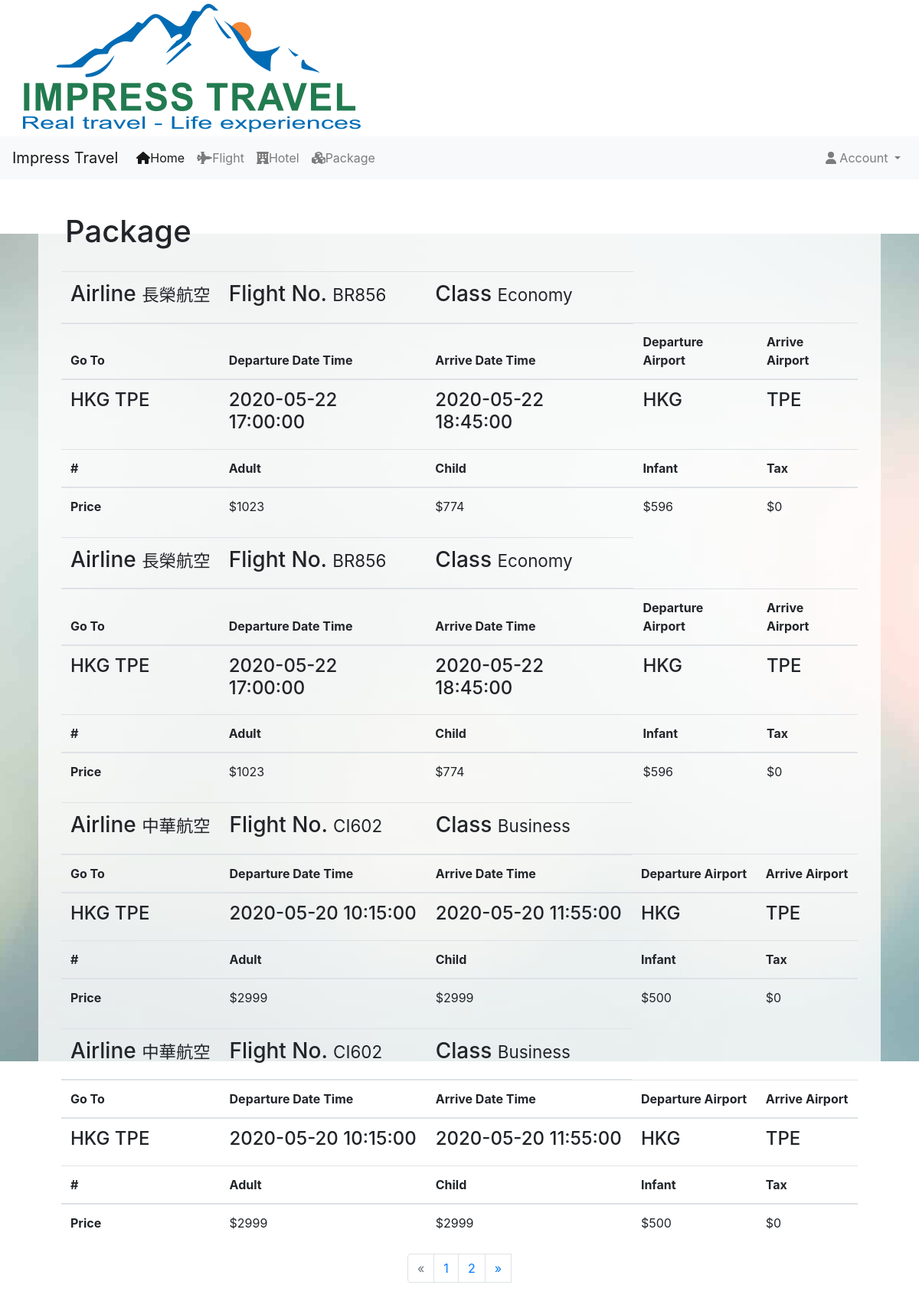
The page /list_package.php on the database its author committed.
### tables this page shows
CREATE TABLE IF NOT EXISTS `package` (
`package_id` int(10) unsigned NOT NULL,
  `room_id` int(11) unsigned NOT NULL,
  `flight_no` varchar(6) NOT NULL,
  `DepDateTime` datetime NOT NULL,
  `flightclass_type` varchar(10) NOT NULL
);

CREATE TABLE IF NOT EXISTS `airline` (
  `AirlineCode` varchar(2) NOT NULL,
  `airlineName` varchar(20) NOT NULL
);

CREATE TABLE IF NOT EXISTS `flightclass` (
  `flight_no` varchar(6) NOT NULL,
  `flightclass_type` varchar(10) NOT NULL,
  `AirlineCode` varchar(2) NOT NULL,
  `Price_Adult` int(11) NOT NULL,
  `Price_Children` int(11) NOT NULL,
  `Price_Infant` int(11) NOT NULL,
  `Tax` int(11) NOT NULL
);

CREATE TABLE IF NOT EXISTS `flightschedule` (
  `flight_no` varchar(6) NOT NULL,
  `DepDateTime` datetime NOT NULL,
  `ArrDateTime` datetime NOT NULL,
  `DepAirport` varchar(3) NOT NULL,
  `ArrAirport` varchar(3) NOT NULL,
  `FlyMinute` int(11) NOT NULL,
  `Aircraft` varchar(10) NOT NULL
);

### public_html/list_package.php (the view, shortened to what this page needs)
<!DOCTYPE html>
<?php
	require('conn.php');
?>
<html lang="en">
<head>
    <link href="css/bootstrap/bootstrap.min.css" rel="stylesheet" type="text/css">
    <link href="css/fa/all.css" rel="stylesheet" type="text/css">
    <link href="css/layout.css" rel="stylesheet" type="text/css">
</head>
<body>
<div class="container">
    <div class="row">
      <img src="src/image/logo.png" style="padding: 5px 0 5px 0;"/>
    </div>
</div>
<nav class="navbar navbar-expand-lg navbar-light bg-light">
  <a class="navbar-brand" href="index.php">Impress Travel</a>
  <div class="collapse navbar-collapse" id="navbarSupportedContent">
    <ul class="navbar-nav mr-auto">
      <li class="nav-item active">
        <a class="nav-link" href="index.php"><i class="fas fa-home" style="font-size:16px"></i>Home <span class="sr-only">(current)</span></a>
      </li>
      <li class="nav-item">
        <a class="nav-link" href="search_flight.php"><i class="fas fa-fighter-jet" style="font-size:16px"></i>Flight</a>
      </li>
      <li class="nav-item">
        <a class="nav-link" href="search_hotel.php"><i class="fas fa-hotel" style="font-size:16px"></i>Hotel</a>
      </li>
      <li class="nav-item">
        <a class="nav-link" href="list_package.php"><i class="fas fa-cubes" style="font-size:16px"></i>Package</a>
      </li>
    </ul>
    <ul class="nav navbar-nav navbar-right">
        <li class="nav-item dropdown">
            <a class="nav-link dropdown-toggle" href="#" id="navbarDropdown" role="button" data-toggle="dropdown" aria-haspopup="true" aria-expanded="false">
            <i class="fas fa-user" style="font-size:16px"></i>
                <?php
                	if(isset($_SESSION['user']))
						echo $_SESSION['name'];
					else
						echo "Account"
				?>
            </a>
          </li>
    </uL>
  </div>
</nav>
<div class="container-fluid mt-4">
  <div class="row" style="justify-content: center;">
    <div class="col-md-11 well trbox" style="margin:0 20px;">
      <div class="row">
        <div class="col-md-12" style="margin: 20px">
          <h1>Package</h1>
        </div>
      </div>
      <?php
		$sql = "SELECT COUNT(*) FROM package";
		$rs = mysqli_query($conn, $sql) or die(mysqli_error($conn));
		$rc = mysqli_fetch_row($rs);
		$numrows = $rc[0];
		$rowsperpage = 4;
		$totalpages = ceil($numrows / $rowsperpage);
		if(isset($_GET['page']) && is_numeric($_GET['page'])) {
			$page = (int) $_GET['page'];
		}else{
			$page = 1;
		}
		$offset = ($page - 1) * $rowsperpage;
        mysqli_set_charset($conn,"utf8");
        $sql = "SELECT * FROM package LIMIT $offset, $rowsperpage";
        $packageData = mysqli_query($conn, $sql) or die(mysqli_error($conn));
        while($packageRow = mysqli_fetch_assoc($packageData)) {
            $sql = "SELECT * FROM flightschedule INNER JOIN flightclass ON flightschedule.flight_no = flightclass.flight_no && flightschedule.flight_no = '".$packageRow['flight_no']."' INNER JOIN airline ON flightclass.AirlineCode = airline.AirlineCode";
            $rs = mysqli_query($conn, $sql) or die(mysqli_error($conn));
            $rc = mysqli_fetch_assoc($rs);
		?>
      <div class="col-md-12 well">
        <form action="staff_shoppingcart.php" method="post">
            <table class="table table-hover">
                <thead>
                    <tr>
                    <th><h3 style="white-space: nowrap;">Airline <small><?php echo $rc['airlineName']; ?></small></h3></th>
                    <th><h3>Flight No. <small><?php echo $rc['flight_no']; ?></small></h3></th>
                    <th><h3>Class <small><?php echo $rc['flightclass_type']; ?></small></h3></th>
                    </tr>
                    <tr>
                    <th>Go To</th>
                    <th>Departure Date Time</th>
                    <th>Arrive Date Time</th>
                    <th>Departure Airport</th>
                    <th>Arrive Airport</th>
                    </tr>
                </thead>
                <tbody>
                    <tr>
                    <td><h4><?php echo $rc['DepAirport']; ?> <span class="glyphicon glyphicon-arrow-right"></span> <?php echo $rc['ArrAirport']; ?></h4></td>
                    <td><h4><?php echo $rc['DepDateTime']; ?></h4></td>
                    <td><h4><?php echo $rc['ArrDateTime']; ?></h4></td>
                    <td><h4><?php echo $rc['DepAirport']; ?></h4></td>
                    <td><h4><?php echo $rc['ArrAirport']; ?></h4></td>
                    </tr>
                <thead>
                    <tr>
                    <th>#</th>
                    <th>Adult</th>
                    <th>Child</th>
                    <th>Infant</th>
                    <th>Tax</th>
                    </tr>
                </thead>
                <tr>
                    <th>Price</th>
                    <td><?php echo '$'.$rc['Price_Adult']; ?></td>
                    <td><?php echo '$'.$rc['Price_Children']; ?></td>
                    <td><?php echo '$'.$rc['Price_Infant']; ?></td>
                    <td><?php echo '$'.$rc['Tax']; ?></td>
                </tr>
                </tbody>
            </table>
        </form>
      </div>
      <?php
		}
		if(!isset($_GET['depAirport'])) {
			?>
      <nav aria-label="Page navigation example">
        <ul class="pagination" style="justify-content: center;">
          <li <?php if($page==1) echo 'class="page-item disabled"'; ?>> <a class="page-link" <?php if($page != 1) echo 'href="list_package.php?page='.($page - 1).'"'; ?> aria-label="Previous"> <span aria-hidden="true">&laquo;</span> </a> </li>
          <?php
		for($i=1;$i <= $totalpages; $i++) {
			if($i == $page) {
				echo "<li class=\"active\"><a class=\"page-link\" href=\"list_package.php?page=$i\">$i</a></li>";
				continue;
			}
			else {
    			echo "<li><a class=\"page-link\" href=\"list_package.php?page=$i\">$i</a></li>";
			}
		}
		?>
          <li <?php if($page==$totalpages) echo 'class="page-item disabled"'; ?>> <a class="page-link" <?php if($page != $totalpages) echo 'href="search_flight.php?page='.($page + 1).'"'; ?> aria-label="Next"> <span aria-hidden="true">&raquo;</span> </a> </li>
        </ul>
      </nav>
      <?php
		}
		?>
    </div>
  </div>
</div>
</body>
</html>

### public_html/css/fa/all.css (style rules this page uses)
.fa-cubes:before { content: "\f1b3"; }
.fa-hotel:before { content: "\f594"; }
.fa-user:before { content: "\f007"; }

### public_html/css/layout.css (style rules this page uses)
body { background-image: url(../src/image/background.jpg); background-attachment: fixed; background-position: center; background-repeat: no-repeat; }
.trbox { background-color: rgba(255, 255, 255, 0.8); }

### rows shown on the page
package: airline.airlineName "長榮航空", flightclass.flight_no "BR856", flightclass.flightclass_type "Economy", flightschedule.DepAirport "HKG", flightschedule.ArrAirport "TPE", flightschedule.DepDateTime "2020-05-22 17:00:00", flightschedule.ArrDateTime "2020-05-22 18:45:00", flightclass.Price_Adult "1023", flightclass.Price_Children "774", flightclass.Price_Infant "596", flightclass.Tax "0"
package: airline.airlineName "長榮航空", flightclass.flight_no "BR856", flightclass.flightclass_type "Economy", flightschedule.DepAirport "HKG", flightschedule.ArrAirport "TPE", flightschedule.DepDateTime "2020-05-22 17:00:00", flightschedule.ArrDateTime "2020-05-22 18:45:00", flightclass.Price_Adult "1023", flightclass.Price_Children "774", flightclass.Price_Infant "596", flightclass.Tax "0"
package: airline.airlineName "中華航空", flightclass.flight_no "CI602", flightclass.flightclass_type "Business", flightschedule.DepAirport "HKG", flightschedule.ArrAirport "TPE", flightschedule.DepDateTime "2020-05-20 10:15:00", flightschedule.ArrDateTime "2020-05-20 11:55:00", flightclass.Price_Adult "2999", flightclass.Price_Children "2999", flightclass.Price_Infant "500", flightclass.Tax "0"
package: airline.airlineName "中華航空", flightclass.flight_no "CI602", flightclass.flightclass_type "Business", flightschedule.DepAirport "HKG", flightschedule.ArrAirport "TPE", flightschedule.DepDateTime "2020-05-20 10:15:00", flightschedule.ArrDateTime "2020-05-20 11:55:00", flightclass.Price_Adult "2999", flightclass.Price_Children "2999", flightclass.Price_Infant "500", flightclass.Tax "0"
